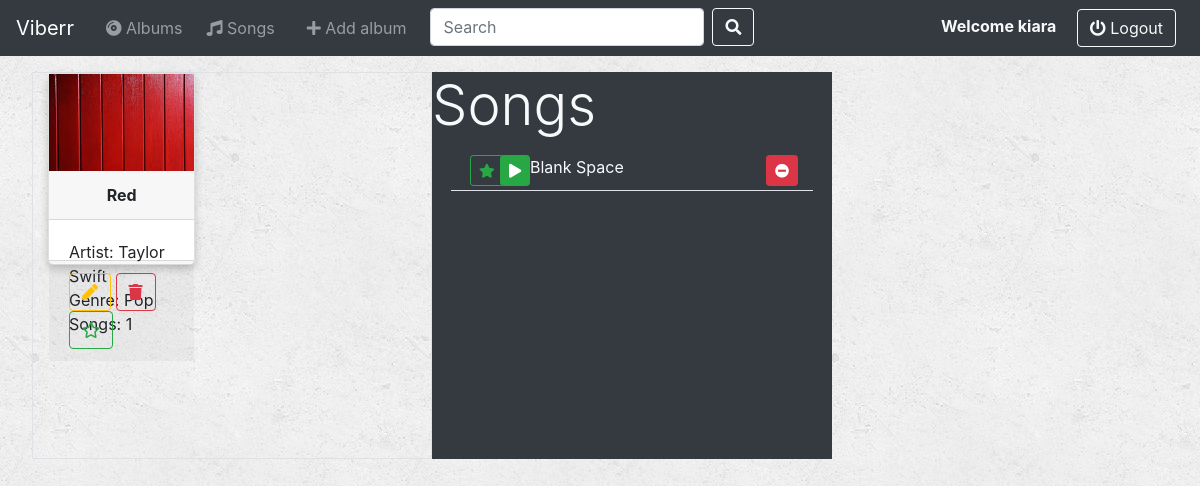
Screenshot of /music/album/1/ (signed in) with the database file from the repository.
### music/models.py (models this page shows, shortened)
class Album(models.Model):
    artist = models.CharField(max_length=20)
    album_title = models.CharField(max_length=20)
    genre = models.CharField(max_length=20)
    album_logo = models.FileField()
    is_favorite = models.BooleanField(default=False)

class Song(models.Model):
    album = models.ForeignKey(Album, on_delete=models.CASCADE)
    file_type = models.CharField(max_length=10)
    song_title = models.CharField(max_length=20)
    is_favorite = models.BooleanField(default=False)

### music/views.py (the view)
# urls.py: path('album/<int:pk>/', views.AlbumDetailView.as_view(), name='album_detail'),
class AlbumDetailView(LoginRequiredMixin, generic.DeleteView):
    model = Album
    template_name = 'music/album_detail.html'

### music/templates/music/album_detail.html
{% extends 'music/base.html' %}
{% block content %}
{% load static %}
<div class="container-fluid m-3">
    <div class="row">
        <div class="col col-4 ml-3 border">
            <div class="card">
                <img src="{{ album.album_logo.url }}" class="card-image-top img-responsive" width="100%" height="100%">
                <div class="card-header text-center">
                    <strong>{{ album.album_title }}</strong>
                </div>
                <div class="card-body">
                    <p class="card-text">
                        Artist: {{ album.artist }} <br>
                        Genre: {{ album.genre }} <br>
                        Songs: {{ album.song_set.count }}
                    </p>
                </div>
                <div class="card-footer">
                    <div class="btn-group-horizontal">
                        <a href="{% url 'music:album_update' album.id %}" class="btn btn-outline-warning"><i class="fas fa-pen"></i></a>
                        <a href="{% url 'music:album_delete' album.id %}" class="btn btn-outline-danger"><i class="fas fa-trash"></i></a>
                        {% if album.is_favorite %}
                            <a href="{% url 'music:toggle_fav_album' album.id %}" class="btn btn-outline-success"><i class="fas fa-star"></i></a>
                        {% else %}
                            <a href="{% url 'music:toggle_fav_album' album.id %}" class="btn btn-outline-success"><i class="far fa-star"></i></a>
                        {% endif %}
                    </div>
                </div>
            </div>
        </div>
        <div class="col col-4 bg-dark text-light">
            <div class="row">
                <h1 class="display-4 text-center">Songs</h1>
            </div>
            {% for song in album.song_set.all %}
                <div class="row m-1 p-1 border-bottom">
                    <div class="col col-1">
                        {% if song.is_favorite %}
                            <a href="{% url 'music:toggle_fav_song' song.id %}" class="btn btn-outline-success btn-sm"><i class="fas fa-star"></i></a>
                        {% else %}
                            <a href="{% url 'music:toggle_fav_song' song.id %}" class="btn btn-outline-success btn-sm"><i class="far fa-star"></i></a>
                        {% endif %}
                    </div>
                    <div class="col col-1">
                        <a href="" class="btn btn-success btn-sm"><i class="fas fa-play"></i></a>
                    </div>
                    <div class="col col-8">
                        {{ song.song_title }}
                    </div>
                    <div class="col col-1">
                        <a href="" class="btn btn-danger btn-sm"><i class="fas fa-minus-circle"></i></a>
                    </div>
                </div>
            {% endfor %}
        </div>
    </div>
</div>
{% endblock %}

### music/templates/music/base.html (shortened to what this page needs)
<!DOCTYPE html>
<html lang="en">
<head>
	<link rel="stylesheet" href="https://maxcdn.bootstrapcdn.com/bootstrap/4.5.0/css/bootstrap.min.css">
	<link rel="stylesheet" href="https://use.fontawesome.com/releases/v5.7.0/css/all.css">
	{% load static %}
	<link rel="stylesheet" href="{% static 'music/style.css' %}" type="text/css">
</head>
<body>
<div class="container-fluid p-0 mb-1">
	<nav class="navbar navbar-expand-lg navbar-dark bg-dark">
		<a class="navbar-brand" href="{% url 'music:album_index' %}">
			Viberr
		</a>
		<div class="collapse navbar-collapse" id="navbarSupportedContent">
			<ul class="navbar-nav mr-auto">
				<li class="nav-item ml-2">
					<a class="nav-link" href="{% url 'music:album_index' %}"><i class="fas fa-compact-disc"></i> Albums</a>
				</li>
				<li class="nav-item ml-2">
					<a class="nav-link" href="{% url 'music:song_index' %}"><i class="fas fa-music"></i> Songs</a>
				</li>
				<li class="nav-item ml-3">
					<a class="nav-link" href="{% url 'music:album_create' %}"><i class="fas fa-plus"></i> Add album</a>
				</li>
				<li class="nav-item mr-2">
					<form class="form-inline ml-3 navbar-nav" role="search" method="get" action="">
						<input class="form-control mr-sm-2" type="search" placeholder="Search" aria-label="Search" name="search">
						<button class="btn btn-outline-light my-2 my-sm-0" type="submit"><i class="fas fa-search"></i></button>
					</form>
				</li>
			</ul>
			<ul class="navbar-nav">
				<li class="nav-item mr-2">
					{% if user.is_authenticated %}
						<strong class="text-light">Welcome	{{ user }}</strong>&emsp;
						<a class="btn btn-outline-light" href="{% url 'logout_user' %}"><i class="fas fa-power-off"></i> Logout</a>
					{% else %}
						<div class="btn-group">
							<a href="{% url 'login_user' %}" class="btn btn-outline-light"><i class="fas fa-sign-in-alt"></i> Login</a>
							<a href="{% url 'signup_user' %}" class="btn btn-outline-light"><i class="fas fa-user-plus"></i> Signup</a>
						</div>
					{% endif %}
				</li>
			</ul>
		</div>
	</nav>
</div>
{% block content %}{% endblock %}
</body>
</html>

### music/static/music/style.css (style rules this page uses)
body { background: white url("images/background.png"); }
.card { box-shadow: 0 4px 8px 0 rgba(0,0,0,0.2); transition: 0.3s; width: 40%; height: 50%; border-radius: 5px; }

### rows the page displays
Album: album_logo (picture), album_title "Red", artist "Taylor Swift", genre "Pop", song_set.count "1"
Song: is_favorite True (drawn), song_title "Blank Space"

### other values shown
{{ user }} "kiara"
